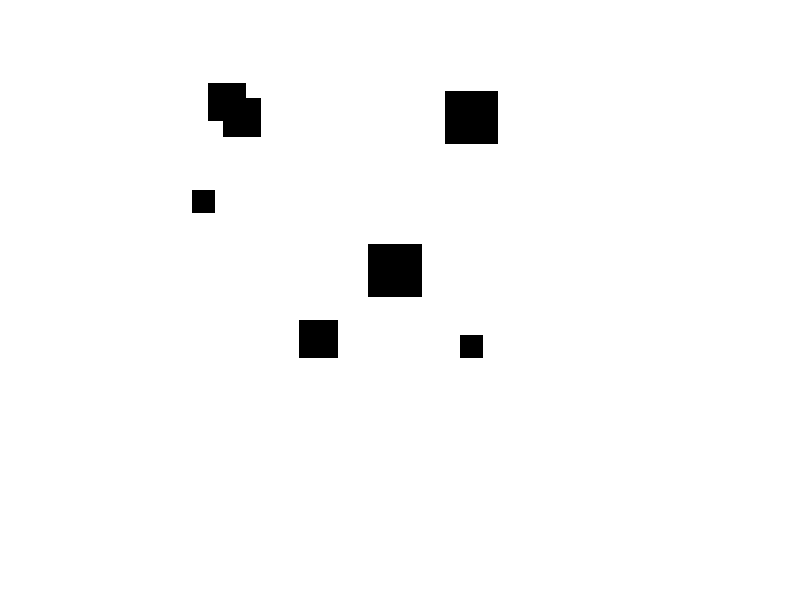
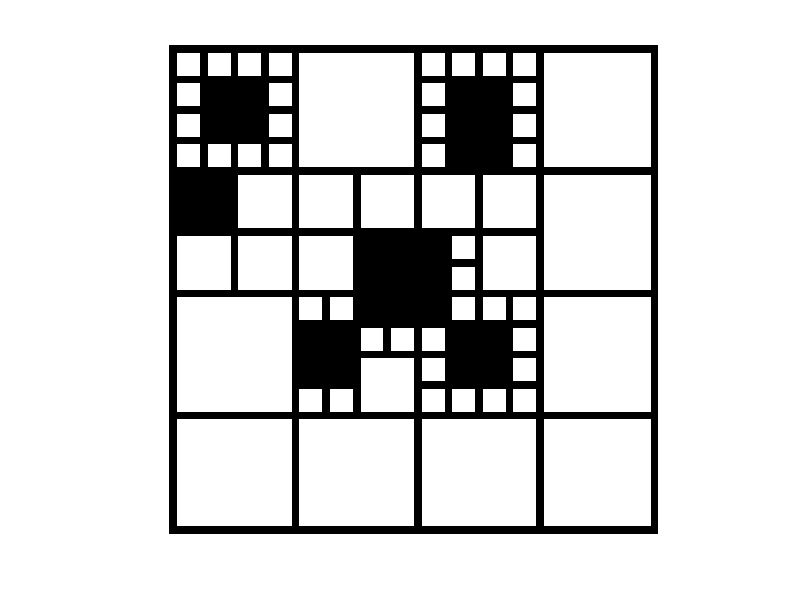
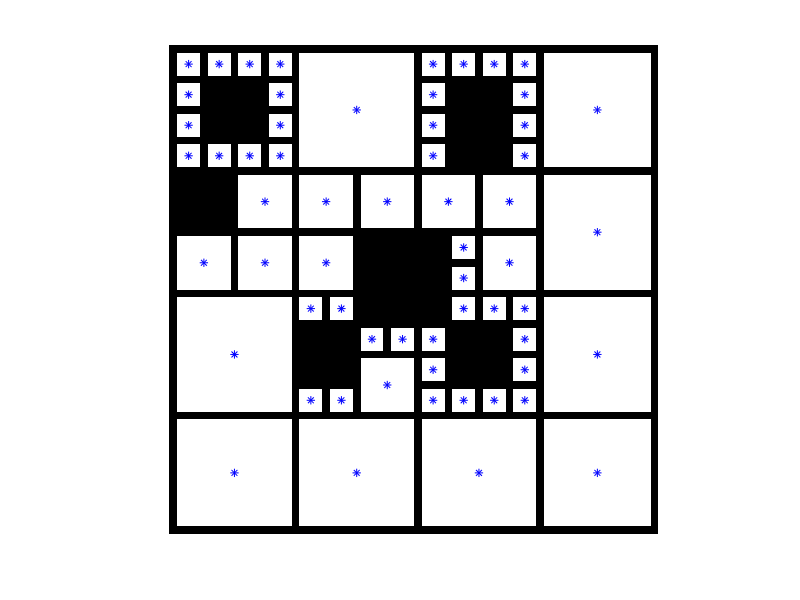

These figures' MATLAB source, in order:
clc
clear all
close all
%%
dim=[64,64];
obs=[10,10,2;39,20,3;8,8,3;30,30,4;40,40,1;21,5,1;10,40,5];
robotsize=2;
grid=ones(dim);
for i=1:size(obs,1)
    x=obs(i,1);
    y=obs(i,2);
    r=obs(i,3);
    grid(x,y)=1;
    grid(fix(-r/2)+x-1:fix(r/2)+x+1,fix(-r/2)+y-1:fix(r/2)+y+1)=0;
end
figure,imshow(grid);
fun=@(m,s)choice(m,s);
S=qtdecomp(grid,0.9);
blocks = true(size(S));
for dim = [64 32 16 8 4]
    numblocks = length(find(S==dim));
    if (numblocks > 0)
        values = repmat(uint8(1),[dim dim numblocks]);
        values(2:dim,2:dim,:) = 0;
        blocks = qtsetblk(blocks,S,dim,values);
    end
end
blocks(end,1:end) = 1;
blocks(1:end,end) = 1;
blocks=imcomplement(blocks);
for i=1:size(obs,1)
    x=obs(i,1);
    y=obs(i,2);
    r=obs(i,3);
    blocks(fix(-r/2)+x-1:fix(r/2)+x+1,fix(-r/2)+y-1:fix(r/2)+y+1)=0;
end
figure, imshow(blocks,[])


% blocks=true(size(S));
% 
% for dim = [64 32 16 8 4 2]
%     numblocks = length(find(S==dim));
%     if (numblocks > 0)
%         values = repmat(uint8(1),[dim dim numblocks]);
%         values(2:dim,2:dim,:) = 0;
%         blocks = qtsetblk(blocks,S,dim,values);
%     end
% end
% blocks(end,1:end) = 1;
% blocks(1:end,end) = 1;
% blocks=imcomplement(blocks);
% for i=1:size(obs,1)
%     x=obs(i,1);
%     y=obs(i,2);
%     r=obs(i,3);
%     blocks(fix(-r/2)+x-1:fix(r/2)+x+1,fix(-r/2)+y-1:fix(r/2)+y+1)=0;
% end
% figure, imshow(blocks,[])
%% Filling Holes
% for dim=[64 32 16 8 4 2]
%     [vals,r,c]=qtgetblk(grid,S,4);
%     for i=1:size(r,1)
%         x=r(i);
%         y=c(i);
%         offsetX=x+size(vals(:,:,i),1)-1;
%         offsetY=y+size(vals(:,:,i),2)-1;
%         square=getIdx(x,y,offsetX,offsetY);
%         if ~isempty(find(ismember(double(blocks(x:offsetX,y:offsetY)),1), 1))
% %             blocks(x:offsetX-1,y:offsetY-1)=0(size(offsetX-x,offsetY-y));
% %             grid(x:offsetX-1,y:offsetY-1)=0;
%         end
%         
%     end
% end
% figure, imshow(blocks,[])


for i=obs'
    upperLeft=[i(1),i(2)]-[i(3),i(3)];
    upperRight=[i(1),i(2)]+[i(3),-i(3)];
    bottomLeft=[i(1),i(2)]+[-i(3),i(3)];
    bottomRight=[i(1),i(2)]+[i(3),i(3)];
    corners=[upperLeft,upperRight,bottomLeft,bottomRight];
    
end



%% Centroid
bc=regionprops(blocks,'centroid');

centroids = cat(1,bc.Centroid);
figure
imshow(blocks)
hold on
plot(centroids(:,1),centroids(:,2),'b*')
hold off
% obsregions=obsReg(obs);
% edge=makeedge(bc,obs);
%%
% 
% function edges=makeedge(bc,obs)
% syms x f(x);
% edge=double.empty(0,2);
% dim=size(obs,1);
% for x1=bc  
%     for x2=bc
%         if ~isequal(x,y)
%             f(x)=(x2(2)-x1(2))*(x-x1(1))/(x2(1)-x1(1))+x2(1);
%             for i=1:dim
%                 y=f(obs(i,1))~=obs(i,2)%Ostacolo non interseca i baricentri
%                 
%             end
%         end
%     end
% end
% end

% %% Obs regions
% function points=obsReg(obs)
% points=double.empty(0,2);
% for i=1:size(obs,1)
%     x=obs(i,1);
%     y=obs(i,2);
%     r=obs(i,3);
%     x_val=fix(-r/2)+x-1:fix(r/2)+x+1;
%     for i=x_val
%         pointx=i*ones(r,1);
%         points=vertcat(points,horzcat(pointx,y:r+y-1));
%     end
%     y_val=fix(-r/2)+y-1:fix(r/2)+y+1;
% end
% end
%%
% function idx=getIdx(x,y,offsetX,offsetY)
% idx=double.empty(0,2);
% for i=x:offsetX
%     idx=vertcat(idx,[i*ones(1,offsetX-x+1);y:offsetY]');
% end
% end

